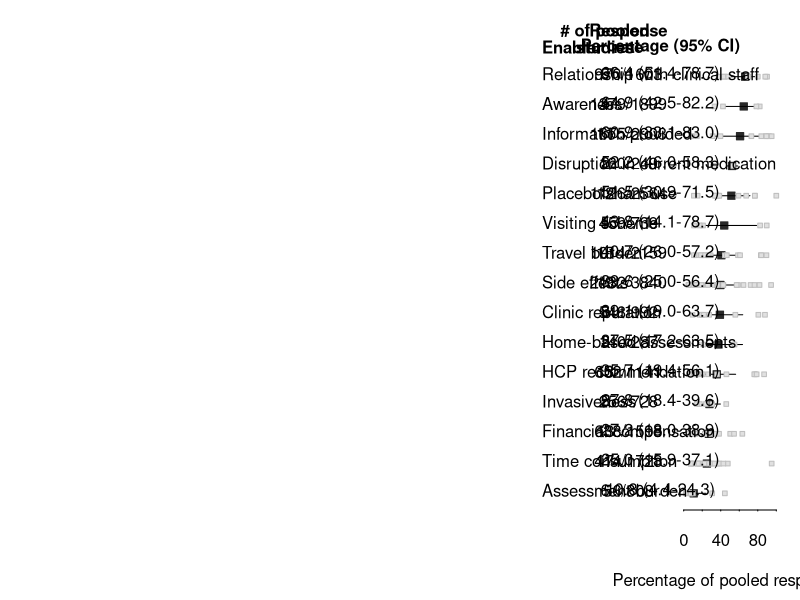

This figure's R source:
setwd('/Users/daphneweemering/surfdrive/trial participation/trial-participation/data')

library(readxl)
library(metafor)
library(tidyverse)
library(dplyr)

dat <- read_excel('meta.xlsx')

fclttrs <- list('Assessment burden', 'Awareness', 'Clinic reputation', 
                'Disruption in current medication', 'Financial compensation',
                'HCP recommendation', 'Home-based assessments', 'Information provided',
                'Invasiveness', 'Placebo/sham use', 'Relationship with clinical staff',
                'Side effects', 'Time consumption', 'Travel burden', 'Visiting scheme')

datalist <- list()
for (i in 1:length(fclttrs)){
  datalist[[i]] <- subset(dat, dat$Facilitator == fclttrs[[i]])
  datalist[[i]]$mod <- ifelse(datalist[[i]]$Disease != 'AD', 0, 1)
}



#### ANALYSIS ####
# overall meta-analyses
store <- matrix(data = NA, nrow = length(datalist), ncol = 22)
colnames(store) <- c('TE', 'LB', 'UB', 'k', 'events', 'total', 'facilitator', 'I2',
                     'H2', 'tau2', 'Q_LRT', 'Qp_LRT','TE_m0', 'TE_m1', 'OR', 'ORp',
                     'nAD_LB', 'nAD_UB', 'OR_LB', 'OR_UB', 'AD_LB', 'AD_UB')

for(i in 1:length(datalist)){
  m <- rma.glmm(xi = n_respond, ni = n_total, data = datalist[[i]], measure = 'PLO')
  if(length(datalist[[i]]$mod) > 2){
    mmod <- update(m, mods = mod)
    predicted <- stats::predict(mmod, newdata = data.frame(mods = c(0,1)))
  }
  
  # main outcomes
  mb <- predict(m, transf = transf.ilogit, digits = 4)
  store[i, 1] <- mb$pred*100
  store[i, 2] <- mb$ci.lb*100
  store[i, 3] <- mb$ci.ub*100
  store[i, 4] <- m$k
  store[i, 5] <- sum(datalist[[i]]$n_respond)
  store[i, 6] <- sum(m$ni)
  store[i, 7] <- datalist[[i]]$Facilitator[[1]]
  datalist[[i]]$sep_prop <- (datalist[[i]]$n_respond/datalist[[i]]$n_total)*100
  
  if(length(datalist[[i]]$mod) > 2){
    # heterogeneity statistics
    store[i, 8] <- m$I2
    store[i, 9] <- m$H2
    store[i, 10] <- m$tau2
    store[i, 11] <- m$QE.LRT
    store[i, 12] <- m$QEp.LRT
    
    # estimates with moderator
  store[i, 13] <- exp(mmod$beta[1])/(1 + exp(mmod$beta[1]))*100
  store[i, 14] <- exp(mmod$beta[1] + mmod$beta[2])/(1 + exp(mmod$beta[1] + mmod$beta[2]))*100
  store[i, 15] <- exp(mmod$beta[2])
  store[i, 16] <- mmod$pval[2]
  store[i, 17] <- plogis(mmod$ci.lb[[1]])*100
  store[i, 18] <- plogis(mmod$ci.ub[[1]])*100
  store[i, 19] <- exp(mmod$ci.lb[[2]])
  store[i, 20] <- exp(mmod$ci.ub[[2]])
  store[i, 21] <- plogis(predicted$ci.lb[[1]])*100
  store[i, 22] <- plogis(predicted$ci.ub[[1]])*100
  }
  
}

datalist <- datalist[order(store[, 'TE'])]
store <- store[order(store[, 'TE'], decreasing = F),]

#### FIGURE ####
pdf(file = '/Users/daphneweemering/surfdrive/trial participation/trial-participation/figures/figure3.pdf', 
    width = 11.7, height = 7)

par(mar = c(4.5, 34, 3, 1), tck = -0.01, xpd = T)
plot(as.numeric(store[, 'TE']), 1:nrow(store), pch = 22, cex = 1.1, frame.plot = F, 
     axes = F, ylab = '', xlab = 'Percentage of pooled responses', xlim = c(0, 100), 
     col = 'grey16', bg = 'grey16')
segments(x0 = as.numeric(store[, 'UB']), y0 = 1:nrow(store), 
         x1 = as.numeric(store[, 'LB']), y1 = 1:nrow(store))
axis(1, cex.axis = 1)
for(i in 1:length(datalist)){
  points(datalist[[i]]$sep_prop, rep(i, times = nrow(datalist[[i]])), pch = 22, 
         col = 'grey', bg = 'grey88', cex = 0.7)
}

# estimates
for (i in 1:length(datalist)){
  text(x = -153, y = i+0.1, datalist[[i]]$Facilitator[1], cex = 1, adj = c(0,0.5))
  text(x = -85, y = i+0.1, store[i,'k'], cex = 1)
  text(x = -60, y = i+0.1, paste0(store[i, 'events'], '/', store[i, 'total']), cex = 1)
  text(x = -25, y = i+0.1, paste0(format(round(as.numeric(store[i, 'TE']), 1), nsmall = 1), ' (',
                                  format(round(as.numeric(store[i, 'LB']), 1), nsmall = 1), '-',
                                  format(round(as.numeric(store[i, 'UB']), 1), nsmall = 1), ')'), cex = 1)
  
}

# headers
text(x = -153, y = 16, 'Enabler', cex = 1, adj = c(0,0.5), font = 2)
text(x = -85, y = 16.5, '# of pooled', cex = 1, font = 2)
text(x = -85, y = 16, 'studies', cex = 1, font = 2)
text(x = -60, y = 16.5, 'Response', cex = 1, font = 2)
text(x = -60, y = 16, 'rate', cex = 1, font = 2)
text(x = -25, y = 16, 'Percentage (95% CI)', cex = 1, font = 2)


dev.off()
